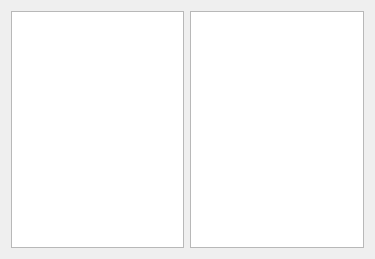
<?xml version="1.0" encoding="UTF-8"?>
<ui version="4.0">
 <class>Widget</class>
 <widget class="QWidget" name="Widget">
  <property name="geometry">
   <rect>
    <x>0</x>
    <y>0</y>
    <width>375</width>
    <height>259</height>
   </rect>
  </property>
  <property name="windowTitle">
   <string>Widget</string>
  </property>
  <layout class="QHBoxLayout" name="horizontalLayout">
   <item>
    <widget class="QTreeView" name="treeView"/>
   </item>
   <item>
    <widget class="QListView" name="listView"/>
   </item>
  </layout>
 </widget>
 <resources/>
 <connections/>
</ui>
